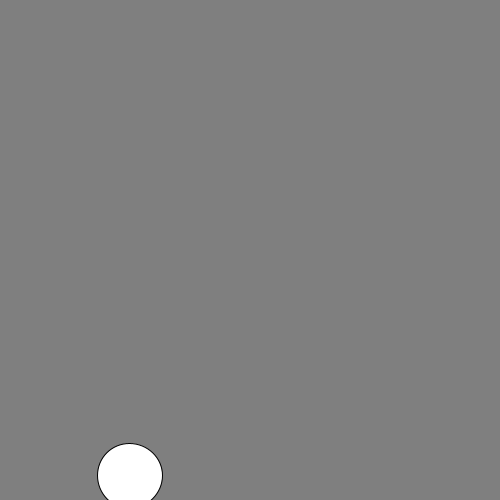
Frame 1 (no input)
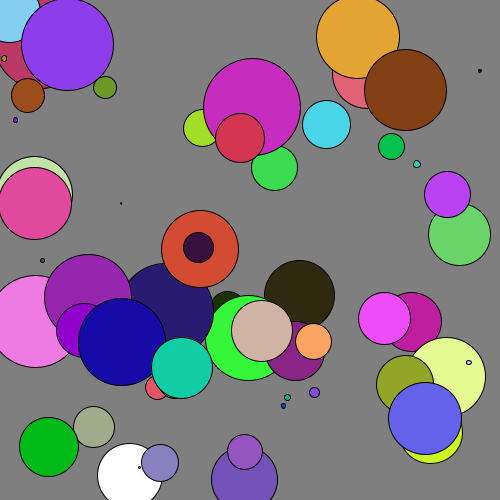
Frame 60 (the mouse pressed at the canvas centre just before this capture)
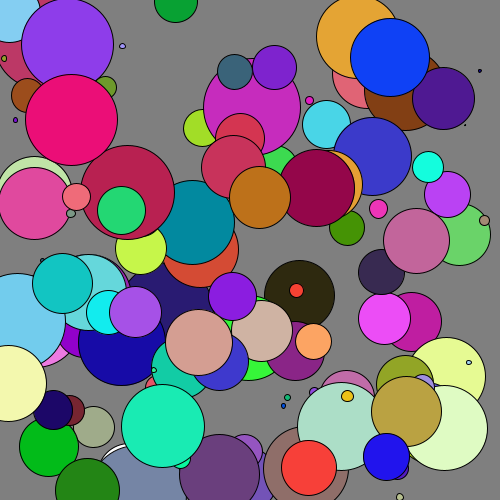
Frame 120 (the mouse held since frame 60 and released just before this capture)

The Processing sketch that drew these frames (run headless with seeded random() and noise(); from frame 60 on, the mouse is pressed at the canvas centre):

// Processing sketch: processing_49458
// ── processing_49458.pde

  void setup () {
  
  size (500, 500);
  smooth ();
    background (127);
  }
  
  void draw () {
  
  
 // ellipse (mouseX, mouseY, 80, 80);
 float x = random (0, 100);
 
  ellipse (random (width), random (height), x, x);
   
  fill (random (255), random (255), random (255));
  
  }
                
                                                
